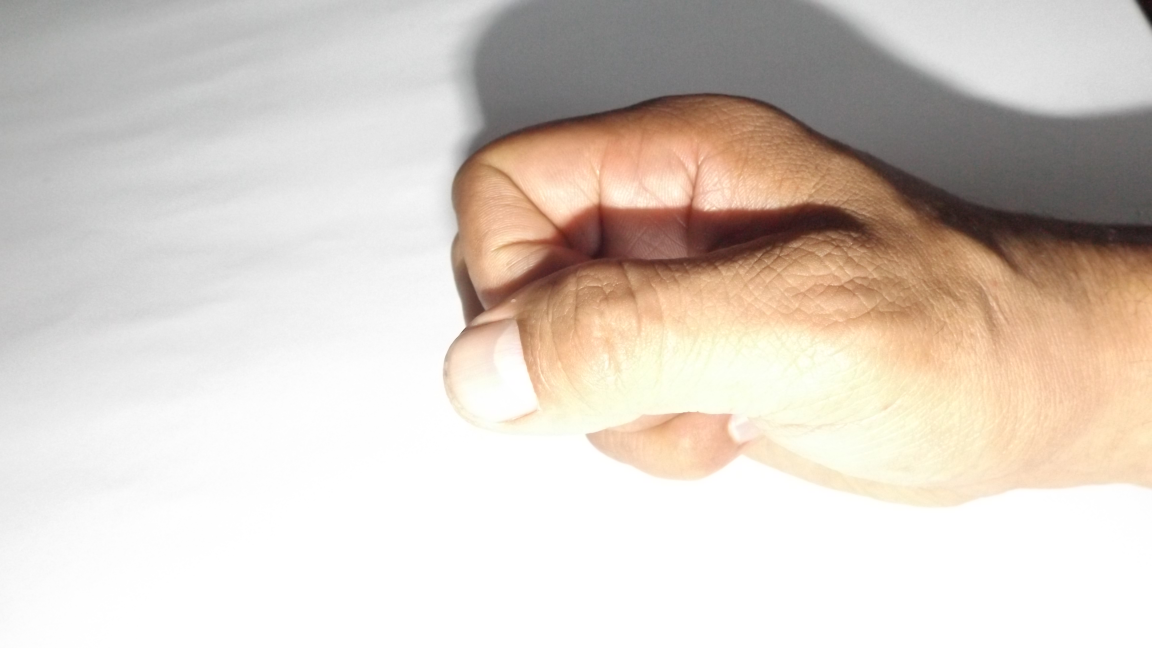
#> input picture sora/0_men (1).JPG, 4608 x 2592 px, found by its file name (shown at 1/4 size)
$ python ORB_SIFT.py
#> lines starting #> are read from the running program, lines starting #| are printed output that depends on the picture
import cv2
import numpy as np
path = "Dataset_0-5/men/0/0_men (1).JPG"
img = cv2.imread(path, cv2.IMREAD_GRAYSCALE)
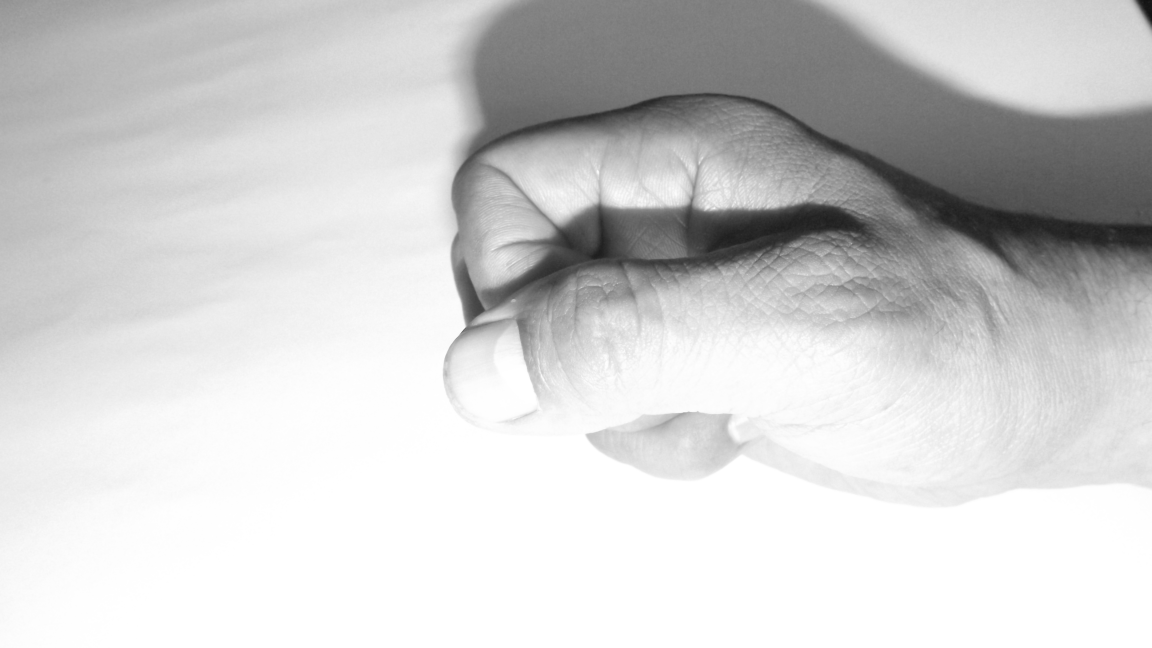
#> img: shape (2592, 4608) (shown at 1/4 size); min 15, max 255, mean 207.7
img = cv2.resize(img, (4*128, 4*64))
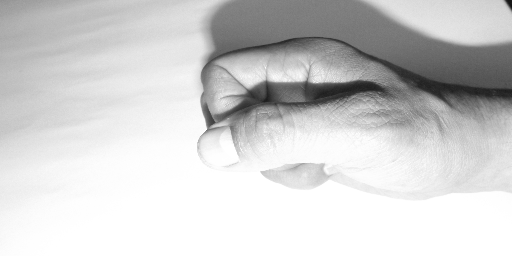
#> img: shape (256, 512); min 18, max 255, mean 207.7
cv2.imshow("Image", img)


sift = cv2.SIFT_create()
# surf = cv2.SURF_create()
orb = cv2.ORB_create(nfeatures=1500)

keypoints_sift, descriptors = sift.detectAndCompute(img, None)
#> keypoints_sift = 68 keypoints; strongest (x, y, size): (263, 97, 21.9), (210, 119, 8.7), (251, 72, 21.3), (322, 75, 14)
# keypoints_surf, descriptors = surf.detectAndCompute(img, None)
keypoints_orb, descriptors = orb.detectAndCompute(img, None)
#> keypoints_orb = 416 keypoints; strongest (x, y, size): (211, 118, 111.1), (209, 122, 92.6), (210, 124, 44.6), (209, 125, 31)
keypoints_orb2 = orb.detect(img, None)
#> keypoints_orb2 has the same summary as keypoints_orb
print(len(keypoints_sift))
#| 68
print(len(keypoints_orb))
#| 416
print(len(keypoints_orb2))
#| 416

# img = cv2.drawKeypoints(img, keypoints_sift, None)
# img = cv2.drawKeypoints(img, keypoints_surf, None)
img = cv2.drawKeypoints(img, keypoints_orb, None)
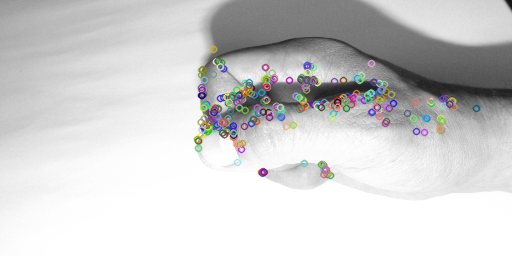
#> img: shape (256, 512, 3); mean of channels 0, 1, 2 206.7, 206.7, 206.8; drawn as B, G, R
cv2.imshow("Image", img)
cv2.waitKey(0)
cv2.destroyAllWindows()
